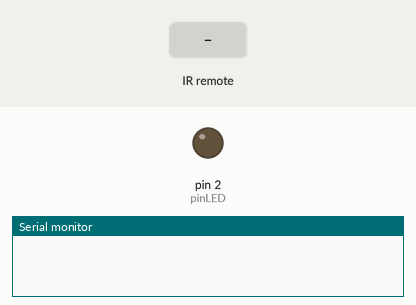
Recording of a sketch running on a simulated Arduino Uno, built with avr-gcc and run on an emulated ATmega328P. Parts: output pins drawn as LEDs (lit = HIGH), the last lines printed to the serial monitor. The inputs (shaded band) are chosen by the test bench.

Above: at 1.2 s.
1.3 s: infrared code 0xFFFFFFFF received
At 2.0 s:
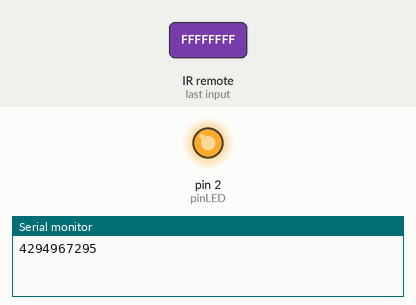
2.8 s: infrared code 0xFFE01F received
At 3.1 s:
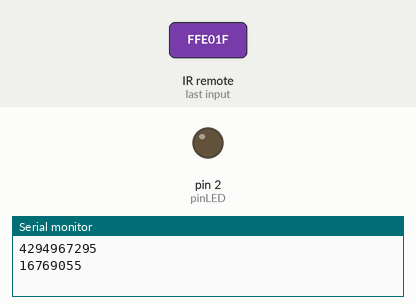
Timing chart, 0 to 5.8 s (numbered marks = the images above; inputs shaded):
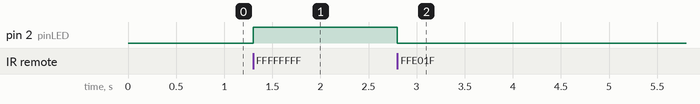

The sketch:

Remote_IR_Receiver.ino
```cpp
#include <IRremote.h>
int RECV_PIN = A1;
int pinLED = 2;
IRrecv irrecv(RECV_PIN);
decode_results results;
void setup() {
  Serial.begin(9600);
  irrecv.enableIRIn();
  pinMode(pinLED, OUTPUT);
}
unsigned long data;
void loop() {
  if (irrecv.decode(&results)) {
    Serial.println(results.value);
    data = results.value;
    irrecv.resume();
    switch (data){
      case 16769055: // tombol 1 ganti kode
        digitalWrite(pinLED, LOW);
        break;
      case 4294967295: //tombol 2 ganti kode
        digitalWrite(pinLED, HIGH);
        break;
    }
  }
}
```

Measured:
- after the input at 1.3 s, pin 2 (pinLED): LOW → HIGH at once
- after the input at 2.8 s, pin 2 (pinLED): HIGH → LOW at once
